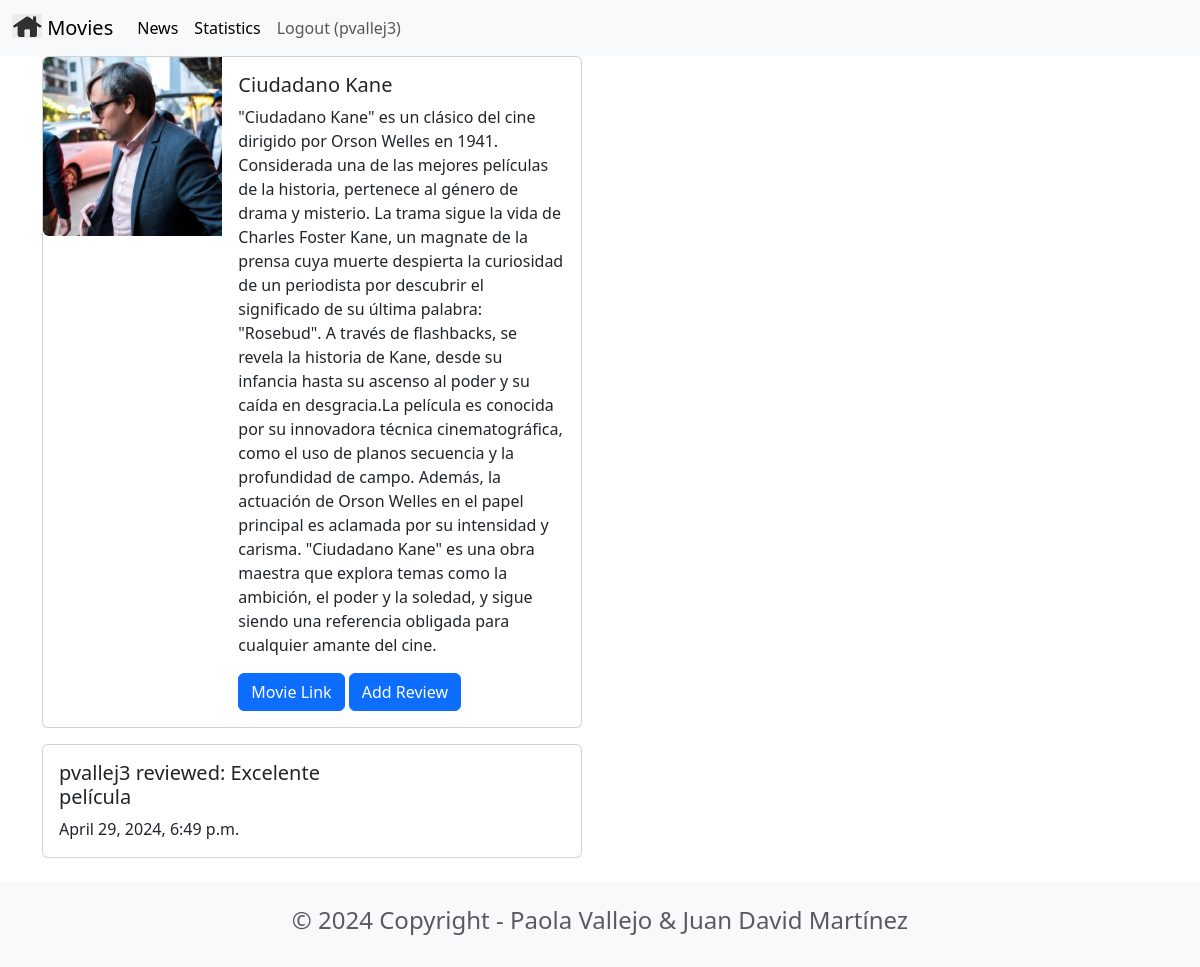
Screenshot of /movie/1 (signed in) with the database file from the repository.
### movie/models.py (models this page shows, shortened)
class Movie(models.Model):
    title = models.CharField(max_length=100)
    description = models.CharField(max_length=1000)
    image = models.ImageField(upload_to='movie/images/')
    url = models.URLField(blank=True)
    genre = models.CharField(blank=True, max_length=250)
    year = models.IntegerField(blank=True, null=True)

class Review(models.Model):
    text = models.CharField(max_length=100)
    date = models.DateTimeField(auto_now_add=True)  # the current datetime will be automatically filled in
    user = models.ForeignKey(User,on_delete=models.CASCADE) # a user can create multiple reviews
    movie = models.ForeignKey(Movie,on_delete=models.CASCADE)
    watchAgain = models.BooleanField()

### movie/views.py (the view)
# urls.py: path('<int:movie_id>', views.detail, name='detail'),
def detail(request, movie_id):
    movie = get_object_or_404(Movie,pk=movie_id)
    reviews = Review.objects.filter(movie = movie)
    return render(request, 'detail.html', {'movie':movie, 'reviews': reviews})

### movie/templates/detail.html
{% extends 'base.html' %}
{% block content %}
<div class="card mb-3" style="max-width: 540px;">
    <div class="row g-0">
      <div class="col-md-4">
        <img src="{{ movie.image.url }}" class="img-fluid rounded-start" alt="...">
      </div>
      <div class="col-md-8">
        <div class="card-body">
          <h5 class="card-title">{{ movie.title }}</h5>
          <p class="card-text">{{ movie.description }}</p>
          {% if movie.url %}
            <a href="{{ movie.url }}" class="btn btn-primary">Movie Link</a>
          {% endif %}
          {% if user.is_authenticated %}
          <a href="{% url 'createreview' movie.id %}"
            class="btn btn-primary">
                Add Review
          </a>
          {% endif %}
        </div>
      </div>
    </div>
</div>
{% for review in reviews %}
  <div class="card mb-3" style="max-width: 540px;">
    <div class="row g-0">
      <div class="col-md-8">
        <div class="card-body">
          <h5 class="card-title">{{ review.user }} reviewed: {{ review.text }}</h5>
          <p class="card-text">{{ review.date }}</p>
        </div>
      </div>
    </div>
  </div>
{% endfor %}
{% endblock content %}

### moviereviews/templates/base.html (shortened to what this page needs)
<head>
    <link href="https://cdn.jsdelivr.net/npm/bootstrap@5.3.2/dist/css/bootstrap.min.css" rel="stylesheet">
</head>
<nav class="navbar navbar-expand-lg bg-body-tertiary">
  <div class="container-fluid">
    <a class="navbar-brand" href="{% url 'home' %}">
      {% load static %}
      <img src="{% static 'images/home.png' %}" alt="" width="30"
height="24"
          class="d-inline-block align-text-top" />
      Movies
    </a>
    <div class="collapse navbar-collapse" id="navbarSupportedContent">
      <ul class="navbar-nav me-auto mb-2 mb-lg-0">
        <li class="nav-item">
          <a class="nav-link active" aria-current="page" href="{% url 'news' %}">News</a>
        </li>
        <li class="nav-item">
          <a class="nav-link active" aria-current="page" href="{% url 'statistics' %}">Statistics</a>
        </li>
        {% if user.is_authenticated %}
          <a class="nav-link" href="{% url 'logoutaccount' %}">Logout ({{ user.username }})</a>
        {% endif %}
      </ul>
    </div>
  </div>
</nav>
<div class="container">
    {% block content %}
    {% endblock content %}
</div>
<footer class="text-center text-lg-start bg-light text-muted mt-4">
  <div class="container">
    <div class="row">
      <div class="text-center p-4">
        <h4>© 2024 Copyright - Paola Vallejo & Juan David Martínez</h4>
      </div>
    </div>
  </div>
</footer>

### rows the page displays
Movie: image (picture), title "Ciudadano Kane", description "\"Ciudadano Kane\" es un clásico del cine dirigido por Orson Welles en 1941. Considerada una de las mejores películas de la historia, pertenece al género de drama y misterio. La trama sigue la vida de Charles Foster Kane, un magnate de la prensa cuya muerte despierta la curiosidad de un periodista por descubrir el significado de su última palabra: \"Rosebud\". A través de flashbacks, se revela la historia de Kane, desde su infancia hasta su ascenso al poder y su caída en desgracia.La película es conocida por su innovadora técnica cinematográfica, como el uso de planos secuencia y la profundidad de campo. Además, la actuación de Orson Welles en el papel principal es aclamada por su intensidad y…"
Review: user "pvallej3", text "Excelente película", date "April 29, 2024, 6:49 p.m."

### other values shown
{{ user.username }} "pvallej3"
